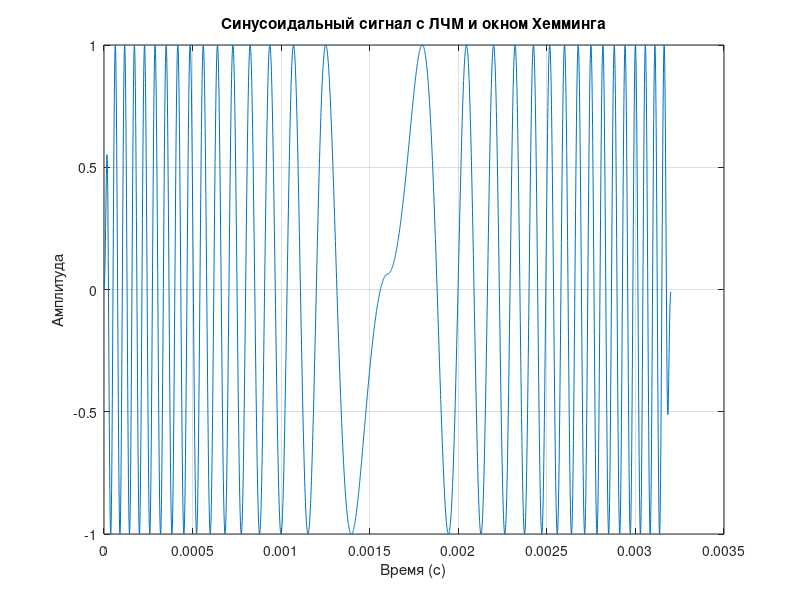

MATLAB code to generate this figure:
clear;
fs = 1000000;
N = 1600;
Ts = 1/fs;
f_begin = 0;
f_end = 20000;

f1 = f_begin;
f2 = f_end;

dp1 = 2 * pi * f1 * Ts;
dp2 = 2 * pi * f2 * Ts;
ddp = (dp2 - dp1) / N;

p = 0;
dp = dp2;

y = zeros(1, 2*N);

for i = 1:N
    y(i) = sin(p);
    p = p + dp;
    dp = dp - ddp;
end

for i = N+1:2*N
    y(i) = sin(p);
    p = p + dp;
    dp = dp + ddp;
end
%окно Хемменга 
window = hamming(60)';
y_windowed = zeros(1, 2*N);

for j = 1:30
    y_windowed(j) = y(j) .* window(j);
end

for j = 31:N*2-30
    y_windowed(j) = y(j);
end

for j = N*2-29:N*2
    y_windowed(j) = y(j) .* window(j-N*2+60);
end

t = (0:2*N-1) * Ts;
figure;
plot(t, y_windowed);
title('Синусоидальный сигнал с ЛЧМ и окном Хемминга');
xlabel('Время (с)');
ylabel('Амплитуда');
grid on;